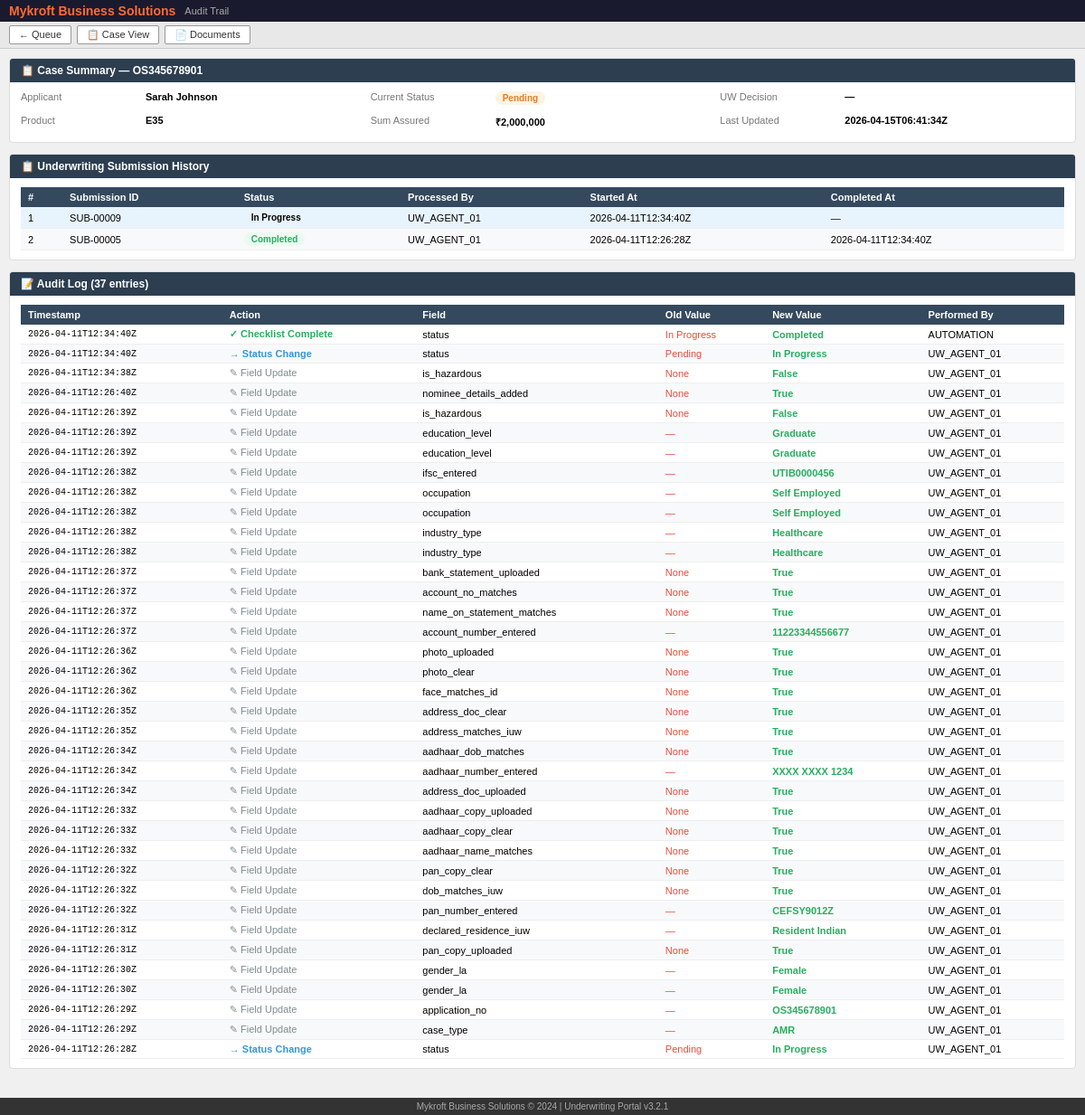
Screenshot of /case/OS345678901/audit with the database file from the repository.
### tables this page shows
CREATE TABLE cases (
    app_no              TEXT PRIMARY KEY,
    name                TEXT NOT NULL,
    first_name          TEXT,
    last_name           TEXT,
    dob                 TEXT,
    age                 INTEGER,
    gender              TEXT,
    marital_status      TEXT,
    nationality         TEXT,
    resident_status     TEXT,
    pan_no              TEXT,
    aadhaar_no          TEXT,
    mobile              TEXT,
    email               TEXT,
    address1            TEXT,
    address2            TEXT,
    city                TEXT,
    state               TEXT,
    pincode             TEXT,
    country             TEXT,
    occupation          TEXT,
    organisation_type   TEXT,
    industry            TEXT,
    education           TEXT,
    annual_income       REAL,
    experian_income     REAL,
    politically_exposed TEXT,
    high_risk           TEXT,
    bank_account        TEXT,
    bank_name           TEXT,
    ifsc                TEXT,
    nominee_name        TEXT,
    nominee_relation    TEXT,
    plan                TEXT,
    product_code        TEXT,
    sum_assured         REAL,
    premium             REAL,
    sourcing_type       TEXT,
    advisor_code        TEXT,
    -- Queue-level fields
    holding_type        TEXT,
    sro                 TEXT DEFAULT '<2 Hours',
    case_type           TEXT,
    tsa                 REAL,
    audit_flag          TEXT DEFAULT '',
    -- Status fields
    status              TEXT NOT NULL DEFAULT 'Pending',
    uw_status           TEXT,          -- NULL / 'In Progress' / 'Completed' / 'Referred to Risk'
    uw_decision         TEXT,          -- 'Accept' / 'Reject' / 'Refer'
    uw_remarks          TEXT,
    -- Timestamps
    created_at          TEXT NOT NULL DEFAULT (strftime('%Y-%m-%dT%H:%M:%SZ', 'now')),
    updated_at          TEXT NOT NULL DEFAULT (strftime('%Y-%m-%dT%H:%M:%SZ', 'now'))
);

CREATE TABLE checklist_submissions (
    id                  INTEGER PRIMARY KEY AUTOINCREMENT,
    app_no              TEXT NOT NULL REFERENCES cases(app_no),
    state_json          TEXT NOT NULL,          -- Full checklist JSON snapshot
    submission_status   TEXT NOT NULL DEFAULT 'In Progress',  -- 'In Progress' / 'Completed'
    processed_by        TEXT DEFAULT 'UW_AGENT_01',
    started_at          TEXT NOT NULL DEFAULT (strftime('%Y-%m-%dT%H:%M:%SZ', 'now')),
    completed_at        TEXT,
    notes               TEXT
);

CREATE TABLE audit_log (
    id              INTEGER PRIMARY KEY AUTOINCREMENT,
    app_no          TEXT NOT NULL,
    action          TEXT NOT NULL,    -- 'status_change' / 'checklist_field' / 'checklist_complete' / 'case_opened'
    field_name      TEXT,
    old_value       TEXT,
    new_value       TEXT,
    performed_by    TEXT DEFAULT 'UW_AGENT_01',
    timestamp       TEXT NOT NULL DEFAULT (strftime('%Y-%m-%dT%H:%M:%SZ', 'now'))
);

### apps/sales_agent/router.py (the view)
@sales_agent_bp.route("/case/<app_no>/audit")
def audit_view(app_no):
    case = crud.get_case(app_no)
    if not case:
        return "Case not found", 404
    log = crud.get_audit_log(app_no)
    history = crud.get_submission_history(app_no)
    return render_template(
        "audit.html", data=case, audit_log=log, submission_history=history
    )

### apps/sales_agent/templates/audit.html (shortened to what this page needs)
<!DOCTYPE html>
<html lang="en">
<head>
</head>
<body>
<div class="topbar">
  <span class="logo">Mykroft Business Solutions</span>
  <span style="color:#aaa;font-size:11px">Audit Trail</span>
</div>
<div class="toolbar">
  <a href="/">&#8592; Queue</a>
  <a href="/case/{{ data.app_no }}/single">&#128203; Case View</a>
  <a href="/case/{{ data.app_no }}/docs">&#128196; Documents</a>
</div>
<div class="main">
  <div class="card">
    <div class="card-header">&#128203; Case Summary — {{ data.app_no }}</div>
    <div class="card-body">
      <div style="display:grid;grid-template-columns:1fr 1fr 1fr;gap:6px">
        <div class="info-row"><span class="info-label">Applicant</span><span class="info-val">{{ data.name }}</span></div>
        <div class="info-row"><span class="info-label">Current Status</span>
          <span class="status-badge badge-{{ data.status }}">{{ data.status }}</span>
        </div>
        <div class="info-row"><span class="info-label">UW Decision</span>
          <span class="info-val">{{ data.uw_decision or '—' }}</span>
        </div>
        <div class="info-row"><span class="info-label">Product</span><span class="info-val">{{ data.product_code }}</span></div>
        <div class="info-row"><span class="info-label">Sum Assured</span><span class="info-val">₹{{ "{:,.0f}".format(data.sum_assured) }}</span></div>
        <div class="info-row"><span class="info-label">Last Updated</span><span class="info-val">{{ data.updated_at }}</span></div>
      </div>
    </div>
  </div>
  <div class="card">
    <div class="card-header">&#128203; Underwriting Submission History</div>
    <div class="card-body">
      {% if submission_history %}
      <table>
        <thead>
          <tr>
            <th>#</th>
            <th>Submission ID</th>
            <th>Status</th>
            <th>Processed By</th>
            <th>Started At</th>
            <th>Completed At</th>
          </tr>
        </thead>
        <tbody>
          {% for sub in submission_history %}
          <tr class="sub-{{ sub.submission_status|lower|replace(' ','') }}">
            <td>{{ loop.index }}</td>
            <td>SUB-{{ "%05d"|format(sub.id) }}</td>
            <td>
              <span class="status-badge badge-{{ sub.submission_status }}">{{ sub.submission_status }}</span>
            </td>
            <td>{{ sub.processed_by }}</td>
            <td>{{ sub.started_at }}</td>
            <td>{{ sub.completed_at or '—' }}</td>
          </tr>
          {% endfor %}
        </tbody>
      </table>
      {% else %}
      <p style="color:#aaa;font-style:italic;padding:10px 0">No submissions yet for this application.</p>
      {% endif %}
    </div>
  </div>
  <div class="card">
    <div class="card-header">&#128221; Audit Log ({{ audit_log|length }} entries)</div>
    <div class="card-body">
      {% if audit_log %}
      <table>
        <thead>
          <tr>
            <th>Timestamp</th>
            <th>Action</th>
            <th>Field</th>
            <th>Old Value</th>
            <th>New Value</th>
            <th>Performed By</th>
          </tr>
        </thead>
        <tbody>
          {% for entry in audit_log %}
          <tr>
            <td style="font-family:monospace;font-size:10px">{{ entry.timestamp }}</td>
            <td>
              {% if entry.action == 'status_change' %}
                <span class="action-status">&#8594; Status Change</span>
              {% elif entry.action == 'checklist_complete' %}
                <span class="action-complete">&#10003; Checklist Complete</span>
              {% else %}
                <span class="action-field">&#9998; Field Update</span>
              {% endif %}
            </td>
            <td>{{ entry.field_name or '—' }}</td>
            <td style="color:#e74c3c">{{ entry.old_value or '—' }}</td>
            <td style="color:#27ae60;font-weight:bold">{{ entry.new_value or '—' }}</td>
            <td>{{ entry.performed_by }}</td>
          </tr>
          {% endfor %}
        </tbody>
      </table>
      {% else %}
      <p style="color:#aaa;font-style:italic;padding:10px 0">No audit entries yet.</p>
      {% endif %}
    </div>
  </div>
</div>
<div class="footer">Mykroft Business Solutions &copy; 2024 | Underwriting Portal v3.2.1</div>
</body>
</html>

### apps/sales_agent/templates/audit.html (style rules this page uses)
* { margin: 0; padding: 0; box-sizing: border-box; }
body { font-family: Arial, sans-serif; font-size: 12px; background: #f0f0f0; }
.topbar { background: #1a1a2e; color: white; padding: 4px 10px; display: flex; align-items: center; gap: 10px; }
.topbar .logo { color: #ff6b35; font-weight: bold; font-size: 14px; }
.toolbar { background: #e8e8e8; border-bottom: 1px solid #ccc; padding: 4px 10px; display: flex; gap: 6px; }
.toolbar a, .toolbar button { padding: 3px 10px; font-size: 11px; border: 1px solid #999; background: #fff; cursor: pointer; text-decoration: none; color: #333; border-radius: 2px; }
.main { padding: 10px; }
.card { background: white; border: 1px solid #ddd; border-radius: 4px; margin-bottom: 12px; }
.card-header { background: #2c3e50; color: white; padding: 6px 12px; font-size: 12px; font-weight: bold; border-radius: 3px 3px 0 0; }
.card-body { padding: 10px 12px; }
.info-row { display: flex; gap: 8px; margin-bottom: 5px; font-size: 11px; }
.info-label { color: #777; min-width: 130px; }
.info-val { font-weight: bold; }
.status-badge { display: inline-block; padding: 2px 8px; border-radius: 10px; font-size: 10px; font-weight: bold; }
.badge-Pending { background: #fef3e2; color: #e67e22; }
.badge-Completed { background: #eafaf1; color: #27ae60; }
table { width: 100%; border-collapse: collapse; font-size: 11px; }
thead tr { background: #34495e; color: white; }
thead th { padding: 5px 8px; text-align: left; }
tbody tr:nth-child(even) { background: #f8f9fa; }
tbody td { padding: 4px 8px; border-bottom: 1px solid #eee; }
.action-status { color: #3498db; font-weight: bold; }
.action-complete { color: #27ae60; font-weight: bold; }
.action-field { color: #7f8c8d; }
.sub-completed { background: #eafaf1; }
.sub-inprogress { background: #e8f4fd; }
.footer { background: #333; color: #aaa; padding: 4px 10px; font-size: 10px; text-align: center; margin-top: 10px; }

### rows the page displays
cases: app_no "OS345678901", name "Sarah Johnson", status "Pending", product_code "E35", sum_assured "2,000,000", updated_at "2026-04-15T06:41:34Z"
checklist_submissions: id "00009", submission_status "In Progress", processed_by "UW_AGENT_01", started_at "2026-04-11T12:34:40Z", completed_at "—"
checklist_submissions: id "00005", submission_status "Completed", processed_by "UW_AGENT_01", started_at "2026-04-11T12:26:28Z", completed_at "2026-04-11T12:34:40Z"
audit_log: timestamp "2026-04-11T12:34:40Z", shows "✓ Checklist Complete", field_name "status", old_value "In Progress", new_value "Completed", performed_by "AUTOMATION"
audit_log: timestamp "2026-04-11T12:34:40Z", action "→ Status Change", field_name "status", old_value "Pending", new_value "In Progress", performed_by "UW_AGENT_01"
audit_log: timestamp "2026-04-11T12:34:38Z", action "✎ Field Update", field_name "is_hazardous", old_value "None", new_value "False", performed_by "UW_AGENT_01"
audit_log: timestamp "2026-04-11T12:26:40Z", action "✎ Field Update", field_name "nominee_details_added", old_value "None", new_value "True", performed_by "UW_AGENT_01"
audit_log: timestamp "2026-04-11T12:26:39Z", action "✎ Field Update", field_name "is_hazardous", old_value "None", new_value "False", performed_by "UW_AGENT_01"
audit_log: timestamp "2026-04-11T12:26:39Z", action "✎ Field Update", field_name "education_level", old_value "—", new_value "Graduate", performed_by "UW_AGENT_01"
audit_log: timestamp "2026-04-11T12:26:39Z", action "✎ Field Update", field_name "education_level", old_value "—", new_value "Graduate", performed_by "UW_AGENT_01"
audit_log: timestamp "2026-04-11T12:26:38Z", action "✎ Field Update", field_name "ifsc_entered", old_value "—", new_value "UTIB0000456", performed_by "UW_AGENT_01"
audit_log: timestamp "2026-04-11T12:26:38Z", action "✎ Field Update", field_name "occupation", old_value "—", new_value "Self Employed", performed_by "UW_AGENT_01"
audit_log: timestamp "2026-04-11T12:26:38Z", action "✎ Field Update", field_name "occupation", old_value "—", new_value "Self Employed", performed_by "UW_AGENT_01"
audit_log: timestamp "2026-04-11T12:26:38Z", action "✎ Field Update", field_name "industry_type", old_value "—", new_value "Healthcare", performed_by "UW_AGENT_01"
audit_log: timestamp "2026-04-11T12:26:38Z", action "✎ Field Update", field_name "industry_type", old_value "—", new_value "Healthcare", performed_by "UW_AGENT_01"
audit_log: timestamp "2026-04-11T12:26:37Z", action "✎ Field Update", field_name "bank_statement_uploaded", old_value "None", new_value "True", performed_by "UW_AGENT_01"
audit_log: timestamp "2026-04-11T12:26:37Z", action "✎ Field Update", field_name "account_no_matches", old_value "None", new_value "True", performed_by "UW_AGENT_01"
audit_log: timestamp "2026-04-11T12:26:37Z", action "✎ Field Update", field_name "name_on_statement_matches", old_value "None", new_value "True", performed_by "UW_AGENT_01"
audit_log: timestamp "2026-04-11T12:26:37Z", action "✎ Field Update", field_name "account_number_entered", old_value "—", new_value "11223344556677", performed_by "UW_AGENT_01"
audit_log: timestamp "2026-04-11T12:26:36Z", action "✎ Field Update", field_name "photo_uploaded", old_value "None", new_value "True", performed_by "UW_AGENT_01"
audit_log: timestamp "2026-04-11T12:26:36Z", action "✎ Field Update", field_name "photo_clear", old_value "None", new_value "True", performed_by "UW_AGENT_01"
audit_log: timestamp "2026-04-11T12:26:36Z", action "✎ Field Update", field_name "face_matches_id", old_value "None", new_value "True", performed_by "UW_AGENT_01"
audit_log: timestamp "2026-04-11T12:26:35Z", action "✎ Field Update", field_name "address_doc_clear", old_value "None", new_value "True", performed_by "UW_AGENT_01"
audit_log: timestamp "2026-04-11T12:26:35Z", action "✎ Field Update", field_name "address_matches_iuw", old_value "None", new_value "True", performed_by "UW_AGENT_01"
audit_log: timestamp "2026-04-11T12:26:34Z", action "✎ Field Update", field_name "aadhaar_dob_matches", old_value "None", new_value "True", performed_by "UW_AGENT_01"
audit_log: timestamp "2026-04-11T12:26:34Z", action "✎ Field Update", field_name "aadhaar_number_entered", old_value "—", new_value "XXXX XXXX 1234", performed_by "UW_AGENT_01"
audit_log: timestamp "2026-04-11T12:26:34Z", action "✎ Field Update", field_name "address_doc_uploaded", old_value "None", new_value "True", performed_by "UW_AGENT_01"
audit_log: timestamp "2026-04-11T12:26:33Z", action "✎ Field Update", field_name "aadhaar_copy_uploaded", old_value "None", new_value "True", performed_by "UW_AGENT_01"
audit_log: timestamp "2026-04-11T12:26:33Z", action "✎ Field Update", field_name "aadhaar_copy_clear", old_value "None", new_value "True", performed_by "UW_AGENT_01"
audit_log: timestamp "2026-04-11T12:26:33Z", action "✎ Field Update", field_name "aadhaar_name_matches", old_value "None", new_value "True", performed_by "UW_AGENT_01"
audit_log: timestamp "2026-04-11T12:26:32Z", action "✎ Field Update", field_name "pan_copy_clear", old_value "None", new_value "True", performed_by "UW_AGENT_01"
audit_log: timestamp "2026-04-11T12:26:32Z", action "✎ Field Update", field_name "dob_matches_iuw", old_value "None", new_value "True", performed_by "UW_AGENT_01"
audit_log: timestamp "2026-04-11T12:26:32Z", action "✎ Field Update", field_name "pan_number_entered", old_value "—", new_value "CEFSY9012Z", performed_by "UW_AGENT_01"
audit_log: timestamp "2026-04-11T12:26:31Z", action "✎ Field Update", field_name "declared_residence_iuw", old_value "—", new_value "Resident Indian", performed_by "UW_AGENT_01"
audit_log: timestamp "2026-04-11T12:26:31Z", action "✎ Field Update", field_name "pan_copy_uploaded", old_value "None", new_value "True", performed_by "UW_AGENT_01"
audit_log: timestamp "2026-04-11T12:26:30Z", action "✎ Field Update", field_name "gender_la", old_value "—", new_value "Female", performed_by "UW_AGENT_01"
audit_log: timestamp "2026-04-11T12:26:30Z", action "✎ Field Update", field_name "gender_la", old_value "—", new_value "Female", performed_by "UW_AGENT_01"
audit_log: timestamp "2026-04-11T12:26:29Z", action "✎ Field Update", field_name "application_no", old_value "—", new_value "OS345678901", performed_by "UW_AGENT_01"
audit_log: timestamp "2026-04-11T12:26:29Z", action "✎ Field Update", field_name "case_type", old_value "—", new_value "AMR", performed_by "UW_AGENT_01"
audit_log: timestamp "2026-04-11T12:26:28Z", action "→ Status Change", field_name "status", old_value "Pending", new_value "In Progress", performed_by "UW_AGENT_01"

### other values shown
{{ data.uw_decision or '—' }} "—"
{{ audit_log|length }} "37"
